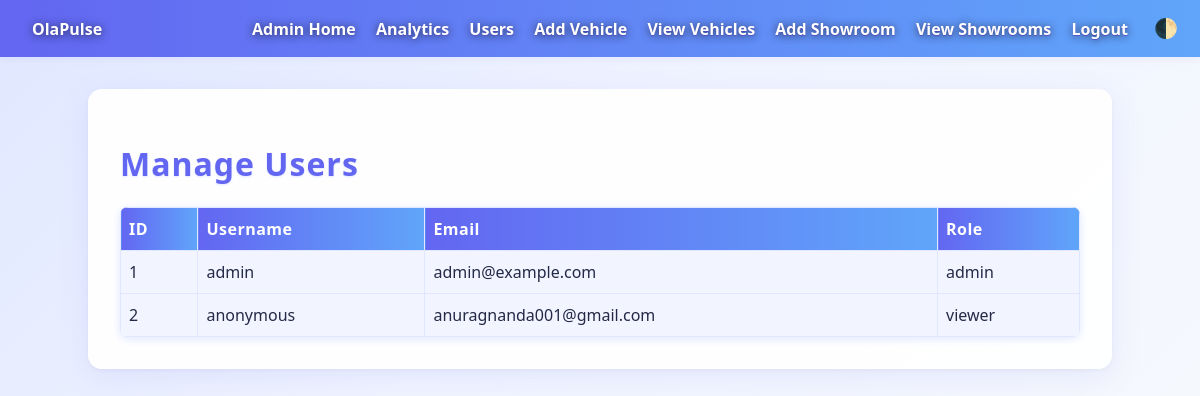
Before: /admin/users (signed in) with the older database file.
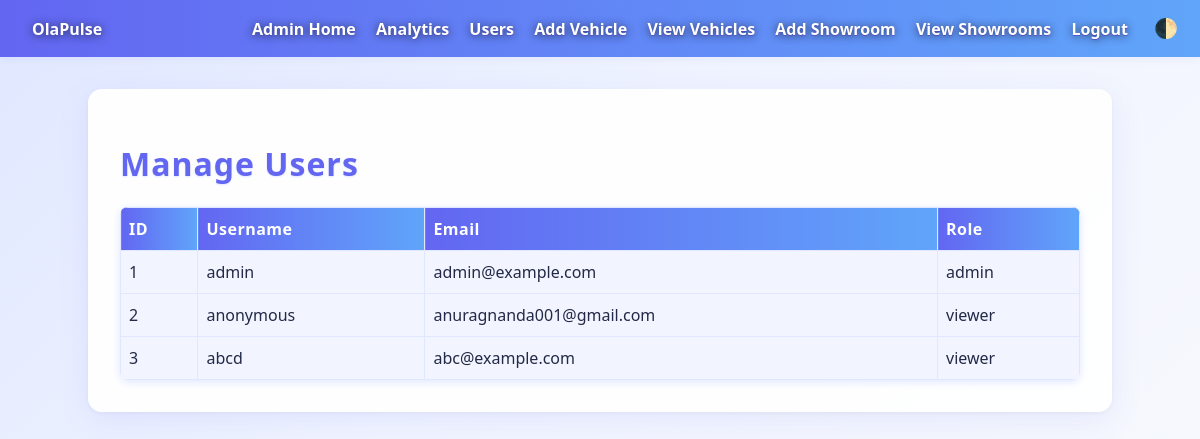
After: the same page with the newer database file.
### codespaces_flask_main/app/models.py (models this page shows)
class User(UserMixin, db.Model):
    id = db.Column(db.Integer, primary_key=True)
    username = db.Column(db.String(150), unique=True, nullable=False)
    email = db.Column(db.String(150), unique=True, nullable=False)
    password = db.Column(db.String(200), nullable=False)
    role = db.Column(db.String(10), nullable=False)  # 'admin' or 'viewer'

### codespaces_flask_main/app/routes/admin.py (the view)
@admin_bp.route('/users')
@login_required
@admin_required
def manage_users():
    users = User.query.all()
    return render_template('manage_users.html', users=users)

### codespaces_flask_main/app/routes/admin.py (called while the page is built)
def admin_required(func):
    from functools import wraps
    from flask import abort
    @wraps(func)
    def decorated_view(*args, **kwargs):
        if not current_user.is_authenticated or current_user.role != 'admin':
            return abort(403)
        return func(*args, **kwargs)
    return decorated_view

### codespaces_flask_main/app/templates/manage_users.html (shortened to what this page needs)
{% extends "base.html" %}
{% block content %}
<h1>Manage Users</h1>
<table>
  <thead>
    <tr>
      <th>ID</th>
      <th>Username</th>
      <th>Email</th>
      <th>Role</th>
    </tr>
  </thead>
  <tbody>
    {% for user in users %}
    <tr>
      <td>{{ user.id }}</td>
      <td>{{ user.username }}</td>
      <td>{{ user.email }}</td>
      <td>{{ user.role }}</td>
    </tr>
    {% else %}
    <tr><td colspan="4">No users found.</td></tr>
    {% endfor %}
  </tbody>
</table>
{% endblock %}

Changed rows visible on the page:
added User: id "3", username "abcd", email "abc@example.com", role "viewer"
